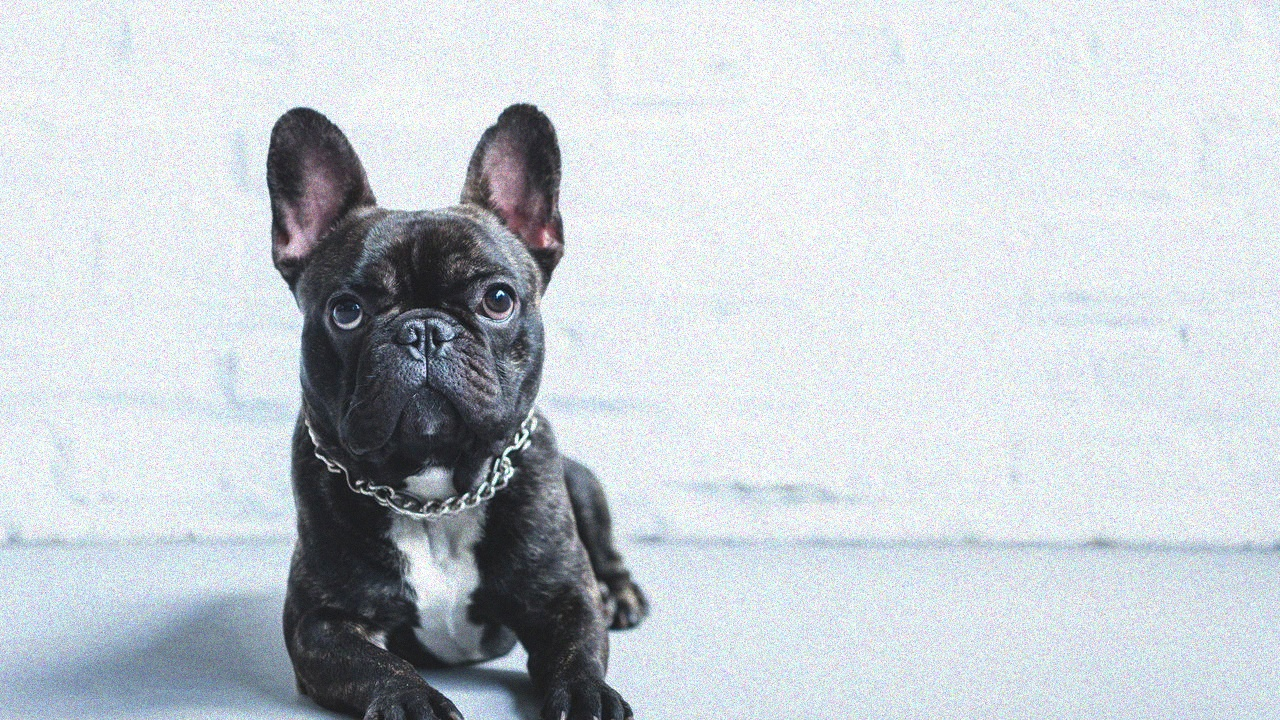
#> input picture dog_img/dog.jpg, 1280 x 720 px, found by its file name
$ python processamento_imagem.py
#> lines starting #> are read from the running program, lines starting #| are printed output that depends on the picture; after the words box and inside, x2 and y2 are one past the last pixel; in counts of white or black regions, pixels touching at a corner belong together
from collections import deque
from pathlib import Path

import cv2
import numpy as np


def carregar_imagem(caminho_imagem):
    # Eu uso OpenCV somente aqui, porque o enunciado permite usar a biblioteca para leitura.
    imagem_bgr = cv2.imread(str(caminho_imagem), cv2.IMREAD_COLOR)
    if imagem_bgr is None:
        raise FileNotFoundError(f"Imagem nao encontrada: {caminho_imagem}")

    imagem_rgb = imagem_bgr[..., ::-1]
    return imagem_rgb.astype(np.float32) / 255.0


def converter_para_cinza(imagem_rgb):
    # Eu uso pesos perceptuais para preservar melhor a luminosidade percebida da imagem.
    pesos = np.array([0.299, 0.587, 0.114], dtype=np.float32)
    return imagem_rgb @ pesos


def recortar_regiao_do_cachorro(imagem_cinza):
    # Eu recorto a regiao onde o cachorro aparece para evitar que o fundo vazio vire ruido.
    y_inicial, y_final = 50, 720
    x_inicial, x_final = 180, 690
    return imagem_cinza[y_inicial:y_final, x_inicial:x_final]


def redimensionar_bilinear(imagem, nova_altura, nova_largura):
    # Eu reduzo a imagem manualmente para gerar menos pontos para o turtlesim seguir.
    altura, largura = imagem.shape
    posicoes_y = np.linspace(0, altura - 1, nova_altura)
    posicoes_x = np.linspace(0, largura - 1, nova_largura)
    grade_x, grade_y = np.meshgrid(posicoes_x, posicoes_y)

    x0 = np.floor(grade_x).astype(int)
    y0 = np.floor(grade_y).astype(int)
    x1 = np.clip(x0 + 1, 0, largura - 1)
    y1 = np.clip(y0 + 1, 0, altura - 1)

    peso_x = grade_x - x0
    peso_y = grade_y - y0

    topo = (1 - peso_x) * imagem[y0, x0] + peso_x * imagem[y0, x1]
    base = (1 - peso_x) * imagem[y1, x0] + peso_x * imagem[y1, x1]
    return ((1 - peso_y) * topo + peso_y * base).astype(np.float32)


def criar_kernel_gaussiano(tamanho=7, sigma=1.6):
    # Eu deixei o filtro um pouco mais forte para suavizar pelo e sombra antes da borda.
    raio = tamanho // 2
    eixo = np.arange(-raio, raio + 1)
    grade_x, grade_y = np.meshgrid(eixo, eixo)
    kernel = np.exp(-(grade_x**2 + grade_y**2) / (2 * sigma**2))
    return (kernel / kernel.sum()).astype(np.float32)


def convoluir_2d(imagem, kernel):
    # Esta convolucao e manual para nao depender de filtros prontos de bibliotecas externas.
    altura_kernel, largura_kernel = kernel.shape
    borda_y = altura_kernel // 2
    borda_x = largura_kernel // 2
    imagem_com_borda = np.pad(
        imagem,
        ((borda_y, borda_y), (borda_x, borda_x)),
        mode="edge",
    )
    saida = np.zeros_like(imagem, dtype=np.float32)

    for y in range(imagem.shape[0]):
        for x in range(imagem.shape[1]):
            regiao = imagem_com_borda[y:y + altura_kernel, x:x + largura_kernel]
            saida[y, x] = np.sum(regiao * kernel)

    return saida


def normalizar_por_percentis(imagem, percentil_baixo=2, percentil_alto=98):
    # Eu normalizo por percentis para evitar que pontos muito claros/escuros dominem o contraste.
    valor_baixo, valor_alto = np.percentile(imagem, [percentil_baixo, percentil_alto])
    normalizada = (imagem - valor_baixo) / (valor_alto - valor_baixo + 1e-8)
    return np.clip(normalizada, 0, 1).astype(np.float32)


def dilatar(mascara):
    resultado = np.zeros_like(mascara, dtype=bool)
    mascara_com_borda = np.pad(mascara, 1, mode="constant", constant_values=False)

    for deslocamento_y in range(3):
        for deslocamento_x in range(3):
            resultado |= mascara_com_borda[
                deslocamento_y:deslocamento_y + mascara.shape[0],
                deslocamento_x:deslocamento_x + mascara.shape[1],
            ]

    return resultado


def erodir(mascara):
    resultado = np.ones_like(mascara, dtype=bool)
    mascara_com_borda = np.pad(mascara, 1, mode="constant", constant_values=False)

    for deslocamento_y in range(3):
        for deslocamento_x in range(3):
            resultado &= mascara_com_borda[
                deslocamento_y:deslocamento_y + mascara.shape[0],
                deslocamento_x:deslocamento_x + mascara.shape[1],
            ]

    return resultado


def fechar_mascara(mascara, repeticoes=2):
    # Fechamento: eu uno pequenas quebras para a silhueta lateral ficar mais continua.
    resultado = mascara.copy()
    for _ in range(repeticoes):
        resultado = erodir(dilatar(resultado))
    return resultado


def abrir_mascara(mascara, repeticoes=1):
    # Abertura: eu removo pequenos pontos isolados que apareceriam como sujeira no desenho.
    resultado = mascara.copy()
    for _ in range(repeticoes):
        resultado = dilatar(erodir(resultado))
    return resultado


def preencher_buracos(mascara):
    # Eu preencho buracos internos para transformar textura do pelo em uma silhueta mais limpa.
    altura, largura = mascara.shape
    fundo_visitado = np.zeros_like(mascara, dtype=bool)
    fila = deque()

    for x in range(largura):
        fila.append((0, x))
        fila.append((altura - 1, x))
    for y in range(altura):
        fila.append((y, 0))
        fila.append((y, largura - 1))

    while fila:
        y, x = fila.popleft()
        if y < 0 or y >= altura or x < 0 or x >= largura:
            continue
        if fundo_visitado[y, x] or mascara[y, x]:
            continue

        fundo_visitado[y, x] = True
        fila.extend([(y - 1, x), (y + 1, x), (y, x - 1), (y, x + 1)])

    return mascara | ~fundo_visitado


def remover_sombra_inferior_esquerda(mascara):
    # Nesta imagem a sombra do chao entrava na mascara; eu corto essa regiao manualmente.
    limpa = mascara.copy()
    altura, largura = limpa.shape
    inicio_y = int(altura * 0.84)
    limite_x = int(largura * 0.17)

    limpa[inicio_y:, :limite_x] = False
    limpa[-3:, :] = False
    return limpa


def buscar_maior_componente(mascara):
    # Eu mantenho apenas a maior componente conectada, assumindo que ela e o cachorro.
    altura, largura = mascara.shape
    visitado = np.zeros_like(mascara, dtype=bool)
    melhor_componente = []
    vizinhos = [(-1, 0), (0, -1), (0, 1), (1, 0)]

    for y in range(altura):
        for x in range(largura):
            if visitado[y, x] or not mascara[y, x]:
                continue

            fila = deque([(y, x)])
            visitado[y, x] = True
            componente = []

            while fila:
                atual_y, atual_x = fila.popleft()
                componente.append((atual_y, atual_x))

                for deslocamento_y, deslocamento_x in vizinhos:
                    vizinho_y = atual_y + deslocamento_y
                    vizinho_x = atual_x + deslocamento_x

                    dentro_y = 0 <= vizinho_y < altura
                    dentro_x = 0 <= vizinho_x < largura
                    if not (dentro_y and dentro_x):
                        continue

                    if visitado[vizinho_y, vizinho_x] or not mascara[vizinho_y, vizinho_x]:
                        continue

                    visitado[vizinho_y, vizinho_x] = True
                    fila.append((vizinho_y, vizinho_x))

            if len(componente) > len(melhor_componente):
                melhor_componente = componente

    maior = np.zeros_like(mascara, dtype=bool)
    for y, x in melhor_componente:
        maior[y, x] = True

    return maior


def criar_mascara_do_cachorro(imagem_tratada):
    # Aqui eu transformo a imagem tratada em uma mascara binaria limpa do cachorro.
    limiar = np.percentile(imagem_tratada, 43)
    mascara = imagem_tratada < limiar
    mascara = fechar_mascara(mascara, repeticoes=4)
    mascara = abrir_mascara(mascara)
    mascara = buscar_maior_componente(mascara)
    mascara = remover_sombra_inferior_esquerda(mascara)
    mascara = fechar_mascara(mascara, repeticoes=2)
    mascara = preencher_buracos(mascara)
    return buscar_maior_componente(mascara)


def extrair_borda_da_mascara(mascara):
    # A borda externa e a diferenca entre a mascara cheia e a mascara erodida.
    return mascara & ~erodir(mascara)


def ordenar_por_vizinho_mais_proximo(pontos, salto=4, limite_pontos=900):
    # Eu ordeno os pixels por proximidade para transformar a borda em um caminho desenhavel.
    pontos_reduzidos = pontos[::salto].astype(np.float32)
    if len(pontos_reduzidos) == 0:
        return pontos_reduzidos

    indice_inicio = int(np.argmin(pontos_reduzidos[:, 0] + pontos_reduzidos[:, 1]))
    caminho = [pontos_reduzidos[indice_inicio]]
    disponivel = np.ones(len(pontos_reduzidos), dtype=bool)
    disponivel[indice_inicio] = False
    ponto_atual = pontos_reduzidos[indice_inicio]

    while disponivel.any() and len(caminho) < limite_pontos:
        candidatos = pontos_reduzidos[disponivel]
        distancias = np.sum((candidatos - ponto_atual) ** 2, axis=1)
        posicao_proximo = int(np.argmin(distancias))
        indices_disponiveis = np.flatnonzero(disponivel)
        indice_proximo = indices_disponiveis[posicao_proximo]

        ponto_atual = pontos_reduzidos[indice_proximo]
        disponivel[indice_proximo] = False
        caminho.append(ponto_atual)

    return np.array(caminho, dtype=np.float32)


def mapear_para_turtlesim(pontos_pixels, largura_imagem, altura_imagem, margem=1.0):
    # Eu converto coordenadas de pixel para o espaco 0..11 usado pelo turtlesim.
    pontos = pontos_pixels.astype(np.float32)
    coordenadas_x = pontos[:, 1]
    coordenadas_y = pontos[:, 0]

    largura_util = 11.0 - 2 * margem
    altura_util = 11.0 - 2 * margem
    escala = min(largura_util / largura_imagem, altura_util / altura_imagem)

    largura_desenho = largura_imagem * escala
    altura_desenho = altura_imagem * escala
    deslocamento_x = (11.0 - largura_desenho) / 2.0
    deslocamento_y = (11.0 - altura_desenho) / 2.0

    x_turtle = deslocamento_x + coordenadas_x * escala
    y_turtle = 11.0 - (deslocamento_y + coordenadas_y * escala)
    return np.column_stack([x_turtle, y_turtle]).astype(np.float32)


def preparar_imagem_para_desenho(caminho_imagem, largura_processada=280, altura_processada=360):
    # Esta funcao deixa a imagem pronta para a etapa de segmentacao e borda.
    imagem_rgb = carregar_imagem(caminho_imagem)
    imagem_cinza = converter_para_cinza(imagem_rgb)
    recorte = recortar_regiao_do_cachorro(imagem_cinza)
    imagem_reduzida = redimensionar_bilinear(
        recorte,
        altura_processada,
        largura_processada,
    )
    imagem_suavizada = convoluir_2d(imagem_reduzida, criar_kernel_gaussiano())
    return normalizar_por_percentis(imagem_suavizada)


def gerar_caminho_do_cachorro(caminho_imagem):
    # Esta e a funcao principal da visao: ela devolve o caminho que a tartaruga vai seguir.
    largura_processada = 280
    altura_processada = 360
    imagem_tratada = preparar_imagem_para_desenho(
        caminho_imagem,
        largura_processada,
        altura_processada,
    )
#> in carregar_imagem, imagem_bgr is the input picture: shape (720, 1280, 3); mean B, G, R 210, 204.3, 197.7
#> in redimensionar_bilinear, `x0 = np.floor(grade_x).astype(int)`:
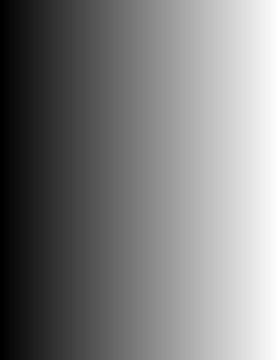
#> grade_x: shape (360, 280) float64; min 0, max 509, mean 254.5; drawn with min black and max white
#> in redimensionar_bilinear, `y0 = np.floor(grade_y).astype(int)`:
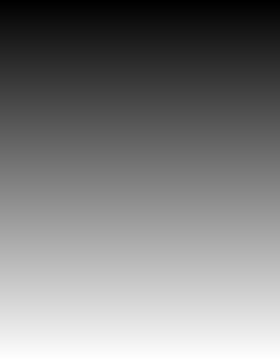
#> grade_y: shape (360, 280) float64; min 0, max 669, mean 334.5; drawn with min black and max white
#> after the loop in convoluir_2d, `for y in range(imagem.shape[0]):`:
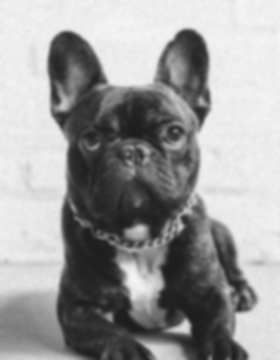
#> saida: shape (360, 280) float32; min 0.116, max 0.972, mean 0.611
#> in normalizar_por_percentis, `valor_baixo, valor_alto = np.percentile(imagem, [percentil_baixo, perc..`: valor_baixo = 0.13; valor_alto = 0.947
#> in normalizar_por_percentis, `normalizada = (imagem - valor_baixo) / (valor_alto - valor_baixo + 1e-8)`:
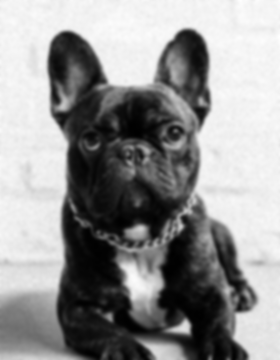
#> normalizada: shape (360, 280) float32; min -0.018, max 1.03, mean 0.589; drawn with min black and max white

    mascara = criar_mascara_do_cachorro(imagem_tratada)
#> in criar_mascara_do_cachorro, `limiar = np.percentile(imagem_tratada, 43)`: limiar = 0.487
#> in criar_mascara_do_cachorro, `mascara = imagem_tratada < limiar`:
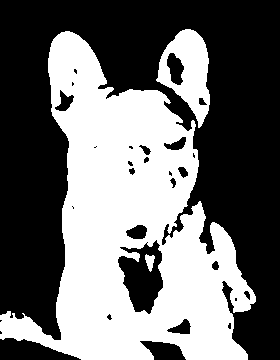
#> mascara: shape (360, 280) bool; 43% white; 3 white regions, box (x1, y1, x2, y2) and area: (0, 31, 256, 360) 40477, (156, 29, 210, 128) 2758, (145, 254, 155, 272) 109
#> after the loop in buscar_maior_componente, `for y, x in melhor_componente:`: maior: shape (360, 280) bool; 43% white; 1 white region, box (x1, y1, x2, y2) and area: (1, 29, 256, 359) 43296
#> in remover_sombra_inferior_esquerda, `limpa[-3:, :] = False`: limpa: shape (360, 280) bool; 41.7% white; 1 white region, box (x1, y1, x2, y2) and area: (47, 29, 256, 357) 42026
#> after the loop in preencher_buracos, `while fila:`:
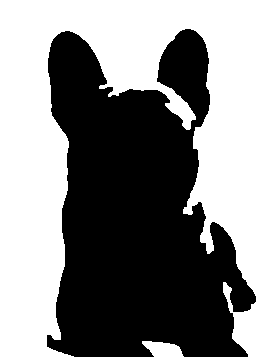
#> fundo_visitado: shape (360, 280) bool; 54.6% white; 1 black region, box (x1, y1, x2, y2) and area: (47, 29, 256, 357) 45720
    borda = extrair_borda_da_mascara(mascara)
#> in erodir (call 8), `mascara_com_borda = np.pad(mascara, 1, mode="constant", constant_value..`: mascara_com_borda: shape (362, 282) bool; 44.8% white; 1 white region, box (x1, y1, x2, y2) and area: (48, 30, 257, 358) 45720
#> after the loop in erodir (call 8), `for deslocamento_y in range(3):`: resultado: shape (360, 280) bool; 43.5% white; 1 white region, box (x1, y1, x2, y2) and area: (48, 30, 255, 356) 43881
#> in extrair_borda_da_mascara, `return mascara & ~erodir(mascara)`:
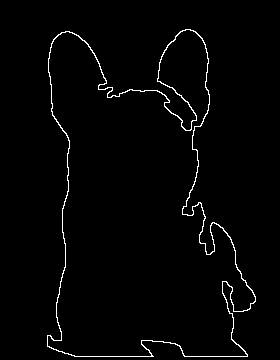
#> returned value: shape (360, 280) bool; 1.8% white in thin lines or dots, all inside (x1, y1, x2, y2) = (47, 29, 256, 357)
    pontos_borda = np.argwhere(borda)
    caminho_pixels = ordenar_por_vizinho_mais_proximo(pontos_borda)

    return mapear_para_turtlesim(
        caminho_pixels,
        largura_processada,
        altura_processada,
    )


def main():
    caminho = gerar_caminho_do_cachorro(Path("dog_img/dog.jpg"))
#> in gerar_caminho_do_cachorro, `pontos_borda = np.argwhere(borda)`: pontos_borda = 1839 pairs, first value 29 to 356, second value 47 to 255
#> in ordenar_por_vizinho_mais_proximo, `pontos_reduzidos = pontos[::salto].astype(np.float32)`: pontos_reduzidos = 460 pairs, first value 29 to 356, second value 47 to 255
#> in ordenar_por_vizinho_mais_proximo, `indice_inicio = int(np.argmin(pontos_reduzidos[:, 0] + pontos_reduzido..`: indice_inicio = 22
#> in ordenar_por_vizinho_mais_proximo, `caminho = [pontos_reduzidos[indice_inicio]]`: caminho = [[39, 53]]
#> in ordenar_por_vizinho_mais_proximo, `ponto_atual = pontos_reduzidos[indice_inicio]`: ponto_atual = [39, 53]
#> the loop in ordenar_por_vizinho_mais_proximo, `while disponivel.any() and len(caminho) < limite_pontos:` made 459 passes
#> (posicao_proximo, indice_proximo, ponto_atual) on passes 1 to 3: (25, 26, [41, 53]), (31, 33, [45, 51]), (37, 40, [50, 50])
#> after the loop in ordenar_por_vizinho_mais_proximo, `while disponivel.any() and len(caminho) < limite_pontos:`: caminho has the same summary as pontos_reduzidos
#> in gerar_caminho_do_cachorro, `caminho_pixels = ordenar_por_vizinho_mais_proximo(pontos_borda)`: caminho_pixels has the same summary as pontos_reduzidos in ordenar_por_vizinho_mais_proximo
#> in mapear_para_turtlesim, `pontos = pontos_pixels.astype(np.float32)`: pontos has the same summary as pontos_reduzidos in ordenar_por_vizinho_mais_proximo
#> in mapear_para_turtlesim, `coordenadas_x = pontos[:, 1]`: coordenadas_x = 460 values, max 255 at index 213, min 47 at index 94, mean 153.1
#> in mapear_para_turtlesim, `coordenadas_y = pontos[:, 0]`: coordenadas_y = 460 values, max 356 at index 106, min 29 at index 342, mean 196
#> in mapear_para_turtlesim, `x_turtle = deslocamento_x + coordenadas_x * escala`: x_turtle = 460 values, max 8.38 at index 213, min 3.18 at index 94, mean 5.83
#> in mapear_para_turtlesim, `y_turtle = 11.0 - (deslocamento_y + coordenadas_y * escala)`: y_turtle = 460 values, max 9.27 at index 342, min 1.1 at index 106, mean 5.1
#> caminho = 460 pairs, first value 3.18 to 8.38, second value 1.1 to 9.27
    print(f"Foram gerados {len(caminho)} pontos.")
#| Foram gerados 460 pontos.
    print("Primeiros pontos:")
    for x, y in caminho[:10]:
        print(f"x={x:.2f}, y={y:.2f}")
#> this loop made 10 passes
#> (x, y) on passes 1 to 10: (3.33, 9.02), (3.33, 8.98), (3.28, 8.88), (3.25, 8.75), (3.22, 8.62), (3.22, 8.55), (3.2, 8.45), (3.2, 8.32), (3.2, 8.3), (3.2, 8.27)
#| x=3.33, y=9.02
#| x=3.33, y=8.98
#| x=3.28, y=8.88
#| x=3.25, y=8.75
#| x=3.22, y=8.62
#| x=3.22, y=8.55
#| x=3.20, y=8.45
#| x=3.20, y=8.32
#> (further printed lines are left out)


if __name__ == "__main__":
    main()
